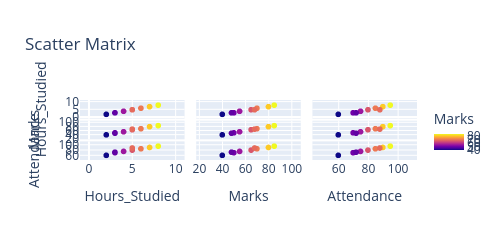

Notebook cell for this chart:
### Code cell
fig = px.scatter_matrix(
    df,
    dimensions=["Hours_Studied","Marks","Attendance"],
    color="Marks",
    title="Scatter Matrix",
    width=500,
    height=100
)

fig.show()

### Figure 1 — Plotly figure (JSON) as saved in the notebook; plotly's stock layout.template omitted (floating-point values rounded to 4 significant figures)
{"data": [{"dimensions": [{"axis": {"matches": true}, "label": "Hours_Studied", "values": [2, 3, 4, 5, 6, 7, 8, 3, 5]}, {"axis": {"matches": true}, "label": "Marks", "values": [40, 50, 55, 65, 70, 80, 85, 48, 68]}, {"axis": {"matches": true}, "label": "Attendance", "values": [60, 70, 75, 80, 85, 90, 95, 72, 88]}], "hovertemplate": "%{xaxis.title.text}=%{x}<br>%{yaxis.title.text}=%{y}<br>Marks=%{marker.color}<extra></extra>", "legendgroup": "", "marker": {"color": [40, 50, 55, 65, 70, 80, 85, 48, 68], "coloraxis": "coloraxis", "symbol": "circle"}, "name": "", "showlegend": false, "type": "splom"}], "layout": {"coloraxis": {"colorbar": {"title": {"text": "Marks"}}, "colorscale": [[0, "#0d0887"], [0.1111, "#46039f"], [0.2222, "#7201a8"], [0.3333, "#9c179e"], [0.4444, "#bd3786"], [0.5556, "#d8576b"], [0.6667, "#ed7953"], [0.7778, "#fb9f3a"], [0.8889, "#fdca26"], [1, "#f0f921"]]}, "dragmode": "select", "height": 100, "legend": {"tracegroupgap": 0}, "title": {"text": "Scatter Matrix"}, "width": 500}}
